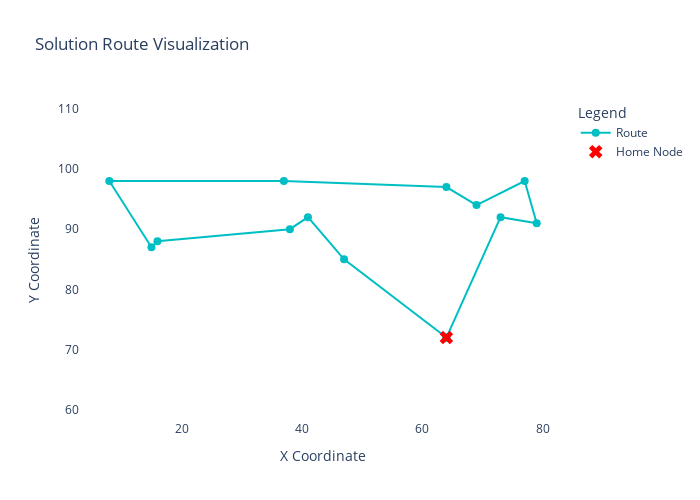
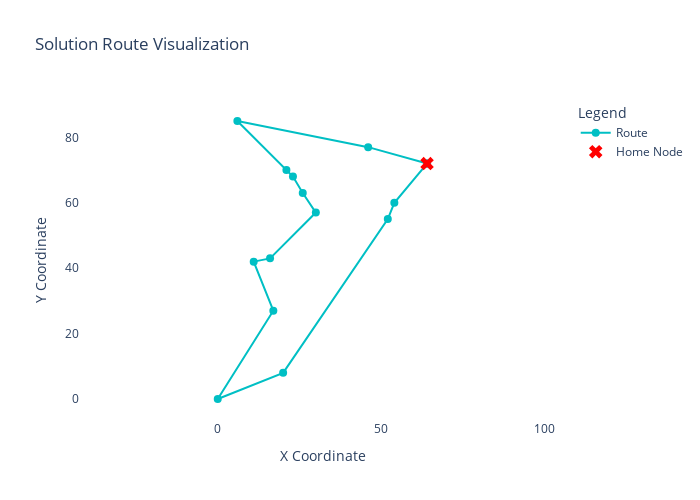
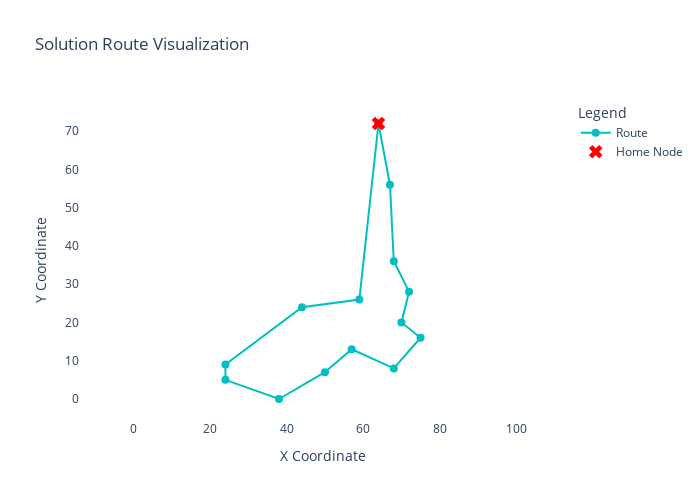
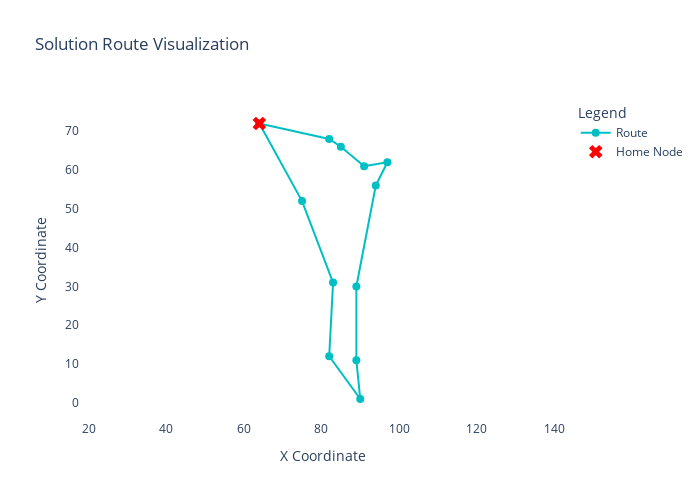

Notebook code for these charts, in order:
### Code cell
nodes_df, distance_matrix = create_nodes_dataframe(num_nodes=50, min_work_days=4, home_node_id=0, visiting_interval_min=10, visiting_interval_max=30, max_last_visit=20)
"""
- test Discrete Priority (must be visited this week; must be visited next week; ...)
- define subset of nodes_df based on node priority and distance to root node (those further away should be included more likely)
"""

clusters = custom_clustering(distance_matrix.values, nodes_df, num_small_clusters=3, num_large_clusters=1, factor=1.5, precision=30)
print(clusters)
"""
- adjust angles based on:
    - number of nodes
    - variance and mean of priorities
    - variance and mean distances between nodes
    - max and mean of distance to root
"""

route_lists = {}

for cluster in clusters:
    nodes = clusters[cluster]
    sub_nodes_df = nodes_df[nodes_df['Node_ID'].isin(nodes)].reset_index(drop=True)
    sub_distance_matrix = distance_matrix.loc[nodes, nodes].values.tolist()
    sub_distance_matrix = [[int(x) for x in row] for row in sub_distance_matrix]
    node_mapping = sub_nodes_df['Node_ID'].to_dict()
    route_list = find_route(sub_distance_matrix, max_travel_distance = 500000, span_cost_coefficient = 20)
    route_lists[cluster] = route_list
    plot_solution_clusters(route_list, nodes_df, node_mapping, 0)

# how to choose max_travel_distance and span_cost_coefficient?
# store state and if it was possible to find routes for all solutions add nodes

### Figure 1 — Plotly figure (JSON) as saved in the notebook; plotly's stock layout.template omitted (floating-point values rounded to 4 significant figures)
{"data": [{"hoverinfo": "text", "hovertext": ["Node: 0<br>X: 64<br>Y: 72", "Node: 35<br>X: 47<br>Y: 85", "Node: 46<br>X: 41<br>Y: 92", "Node: 42<br>X: 38<br>Y: 90", "Node: 10<br>X: 16<br>Y: 88", "Node: 20<br>X: 15<br>Y: 87", "Node: 24<br>X: 8<br>Y: 98", "Node: 37<br>X: 37<br>Y: 98", "Node: 30<br>X: 64<br>Y: 97", "Node: 15<br>X: 69<br>Y: 94", "Node: 16<br>X: 77<br>Y: 98", "Node: 12<br>X: 79<br>Y: 91", "Node: 33<br>X: 73<br>Y: 92", "Node: 0<br>X: 64<br>Y: 72"], "line": {"color": "#00BFC4", "width": 2}, "marker": {"color": "#00BFC4", "size": 8}, "mode": "lines+markers", "name": "Route", "type": "scatter", "x": [64, 47, 41, 38, 16, 15, 8, 37, 64, 69, 77, 79, 73, 64], "y": [72, 85, 92, 90, 88, 87, 98, 98, 97, 94, 98, 91, 92, 72]}, {"hoverinfo": "text", "hovertext": "Home: Node 0", "marker": {"color": "red", "size": 12, "symbol": "x"}, "mode": "markers", "name": "Home Node", "type": "scatter", "x": [64], "y": [72]}], "layout": {"height": 500, "hovermode": "closest", "legend": {"title": {"text": "Legend"}}, "plot_bgcolor": "white", "title": {"text": "Solution Route Visualization"}, "width": 700, "xaxis": {"title": {"text": "X Coordinate"}}, "yaxis": {"scaleanchor": "x", "scaleratio": 1, "title": {"text": "Y Coordinate"}}}}

### Figure 2 — Plotly figure (JSON) as saved in the notebook; plotly's stock layout.template omitted (floating-point values rounded to 4 significant figures)
{"data": [{"hoverinfo": "text", "hovertext": ["Node: 0<br>X: 64<br>Y: 72", "Node: 6<br>X: 46<br>Y: 77", "Node: 44<br>X: 6<br>Y: 85", "Node: 22<br>X: 21<br>Y: 70", "Node: 43<br>X: 23<br>Y: 68", "Node: 25<br>X: 26<br>Y: 63", "Node: 34<br>X: 30<br>Y: 57", "Node: 49<br>X: 16<br>Y: 43", "Node: 41<br>X: 11<br>Y: 42", "Node: 45<br>X: 17<br>Y: 27", "Node: 8<br>X: 0<br>Y: 0", "Node: 19<br>X: 20<br>Y: 8", "Node: 11<br>X: 52<br>Y: 55", "Node: 38<br>X: 54<br>Y: 60", "Node: 0<br>X: 64<br>Y: 72"], "line": {"color": "#00BFC4", "width": 2}, "marker": {"color": "#00BFC4", "size": 8}, "mode": "lines+markers", "name": "Route", "type": "scatter", "x": [64, 46, 6, 21, 23, 26, 30, 16, 11, 17, 0, 20, 52, 54, 64], "y": [72, 77, 85, 70, 68, 63, 57, 43, 42, 27, 0, 8, 55, 60, 72]}, {"hoverinfo": "text", "hovertext": "Home: Node 0", "marker": {"color": "red", "size": 12, "symbol": "x"}, "mode": "markers", "name": "Home Node", "type": "scatter", "x": [64], "y": [72]}], "layout": {"height": 500, "hovermode": "closest", "legend": {"title": {"text": "Legend"}}, "plot_bgcolor": "white", "title": {"text": "Solution Route Visualization"}, "width": 700, "xaxis": {"title": {"text": "X Coordinate"}}, "yaxis": {"scaleanchor": "x", "scaleratio": 1, "title": {"text": "Y Coordinate"}}}}

### Figure 3 — Plotly figure (JSON) as saved in the notebook; plotly's stock layout.template omitted (floating-point values rounded to 4 significant figures)
{"data": [{"hoverinfo": "text", "hovertext": ["Node: 0<br>X: 64<br>Y: 72", "Node: 47<br>X: 67<br>Y: 56", "Node: 23<br>X: 68<br>Y: 36", "Node: 13<br>X: 72<br>Y: 28", "Node: 48<br>X: 70<br>Y: 20", "Node: 29<br>X: 75<br>Y: 16", "Node: 5<br>X: 68<br>Y: 8", "Node: 40<br>X: 57<br>Y: 13", "Node: 9<br>X: 50<br>Y: 7", "Node: 27<br>X: 38<br>Y: 0", "Node: 2<br>X: 24<br>Y: 5", "Node: 7<br>X: 24<br>Y: 9", "Node: 1<br>X: 44<br>Y: 24", "Node: 26<br>X: 59<br>Y: 26", "Node: 0<br>X: 64<br>Y: 72"], "line": {"color": "#00BFC4", "width": 2}, "marker": {"color": "#00BFC4", "size": 8}, "mode": "lines+markers", "name": "Route", "type": "scatter", "x": [64, 67, 68, 72, 70, 75, 68, 57, 50, 38, 24, 24, 44, 59, 64], "y": [72, 56, 36, 28, 20, 16, 8, 13, 7, 0, 5, 9, 24, 26, 72]}, {"hoverinfo": "text", "hovertext": "Home: Node 0", "marker": {"color": "red", "size": 12, "symbol": "x"}, "mode": "markers", "name": "Home Node", "type": "scatter", "x": [64], "y": [72]}], "layout": {"height": 500, "hovermode": "closest", "legend": {"title": {"text": "Legend"}}, "plot_bgcolor": "white", "title": {"text": "Solution Route Visualization"}, "width": 700, "xaxis": {"title": {"text": "X Coordinate"}}, "yaxis": {"scaleanchor": "x", "scaleratio": 1, "title": {"text": "Y Coordinate"}}}}

### Figure 4 — Plotly figure (JSON) as saved in the notebook; plotly's stock layout.template omitted (floating-point values rounded to 4 significant figures)
{"data": [{"hoverinfo": "text", "hovertext": ["Node: 0<br>X: 64<br>Y: 72", "Node: 3<br>X: 82<br>Y: 68", "Node: 32<br>X: 85<br>Y: 66", "Node: 39<br>X: 91<br>Y: 61", "Node: 31<br>X: 97<br>Y: 62", "Node: 17<br>X: 94<br>Y: 56", "Node: 4<br>X: 89<br>Y: 30", "Node: 21<br>X: 89<br>Y: 11", "Node: 28<br>X: 90<br>Y: 1", "Node: 18<br>X: 82<br>Y: 12", "Node: 36<br>X: 83<br>Y: 31", "Node: 14<br>X: 75<br>Y: 52", "Node: 0<br>X: 64<br>Y: 72"], "line": {"color": "#00BFC4", "width": 2}, "marker": {"color": "#00BFC4", "size": 8}, "mode": "lines+markers", "name": "Route", "type": "scatter", "x": [64, 82, 85, 91, 97, 94, 89, 89, 90, 82, 83, 75, 64], "y": [72, 68, 66, 61, 62, 56, 30, 11, 1, 12, 31, 52, 72]}, {"hoverinfo": "text", "hovertext": "Home: Node 0", "marker": {"color": "red", "size": 12, "symbol": "x"}, "mode": "markers", "name": "Home Node", "type": "scatter", "x": [64], "y": [72]}], "layout": {"height": 500, "hovermode": "closest", "legend": {"title": {"text": "Legend"}}, "plot_bgcolor": "white", "title": {"text": "Solution Route Visualization"}, "width": 700, "xaxis": {"title": {"text": "X Coordinate"}}, "yaxis": {"scaleanchor": "x", "scaleratio": 1, "title": {"text": "Y Coordinate"}}}}
